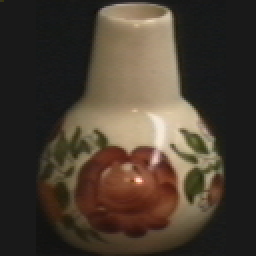
%> input picture integrated_coil_100/obj0__005.png, 128 x 128 px (shown 2 times larger)
$ octave --eval "result = seg(imread('obj0__005.png'));"   (GNU Octave 9; MATLAB toolbox functions it lacks are replaced by stand-ins)
%> lines starting %> are read from the running program, lines starting %| are printed output that depends on the picture; in (x1, y1, x2, y2) boxes, pixels count from 0 and x2, y2 are one past the last pixel; in counts of white or black regions, pixels touching at a corner belong together; the program's own positions count from 1
function [ rgb,rgb1 ] = seg( inputimage )
J = inputimage;
%> J is the input picture: size 128x128x3 uint8; mean R, G, B 72.7, 61.6, 49.5
close all;
i=1;
while i<=3
I=J(:,:,i);

[junk threshold] = edge(I, 'sobel');
fudgeFactor = 0.3;
BWs = edge(I,'sobel', threshold * fudgeFactor);

se90 = strel('line', 3, 90);
se0 = strel('line', 3, 0);
BWsdil = imdilate(BWs, [se90 se0]);

BWdfill = imfill(BWsdil, 'holes');

seD = strel('diamond',1);
BWfinal = imerode(BWdfill,seD);
BWfinal = imerode(BWfinal,seD);

Segout = I;
Segout1 = I;
Segout(BWfinal) = 0;
if i == 1
    imr=Segout;
end
if i == 2
    img=Segout;
end
if i==3
    imb=Segout;
end


Segout1(~BWfinal) = 0;
if i == 1
    imr1=Segout1;
end
if i == 2
    img1=Segout1;
end
if i==3
    imb1=Segout1;
end

i=i+1;
end
%> this loop made 3 passes
%> threshold on passes 1 to 3: 0.0863, 0.0835, 0.0782
%> pass 1, in seg, `[junk threshold] = edge(I, 'sobel');`:
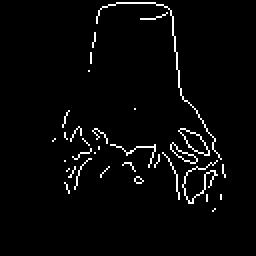
%> junk: size 128x128 logical (shown 2 times larger); 2.9% white in thin lines or dots, all inside (x1, y1, x2, y2) = (26, 1, 113, 106)
%> pass 1, in seg, `BWsdil = imdilate(BWs, [se90 se0]);`:
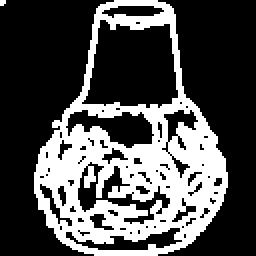
%> BWsdil: size 128x128 logical (shown 2 times larger); 30.9% white; 2 white regions (1 under 20 px), largest, box (x1, y1, x2, y2) and area: (17, 0, 114, 128) 5060
%> after the loop:
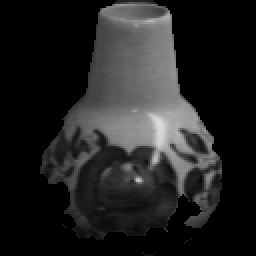
%> Segout1: size 128x128 uint8 (shown 2 times larger); min 0, max 219, mean 34.2
%> after the loop:
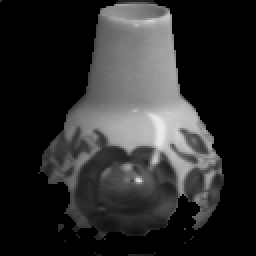
%> img1: size 128x128 uint8 (shown 2 times larger); min 0, max 233, mean 44.3
%> after the loop:
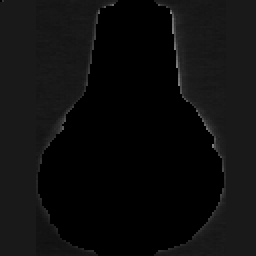
%> imr: size 128x128 uint8 (shown 2 times larger); min 0, max 138, mean 13.6
%> after the loop:
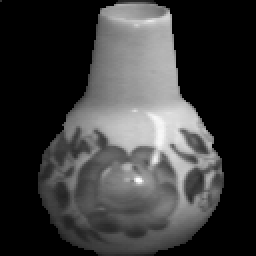
%> imr1: size 128x128 uint8 (shown 2 times larger); min 0, max 253, mean 59.1
%> after the loop, i = 4
rgb=cat(3,imr,img,imb);
% figure;
% imshow(rgb);
rgb1=cat(3,imr1,img1,imb1);
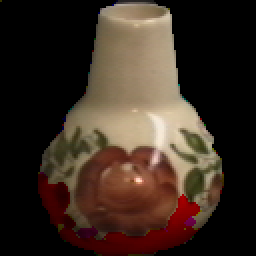
%> rgb1: size 128x128x3 uint8 (shown 2 times larger); mean R, G, B 59.1, 44.3, 34.2
% figure;imshow(rgb1);


end

$ run again, on integrated_coil_100/obj0__030.png
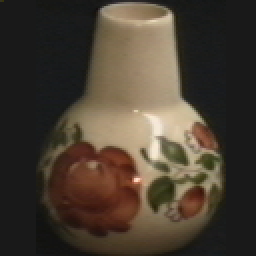
%> input picture integrated_coil_100/obj0__030.png, 128 x 128 px (shown 2 times larger)
%> in seg, J is the input picture: size 128x128x3 uint8; mean R, G, B 73, 62.5, 50.5
%> the loop in seg, `while i<=3` made 3 passes
%> threshold on passes 1 to 3: 0.0841, 0.081, 0.0756
%> pass 1, in seg, `[junk threshold] = edge(I, 'sobel');`:
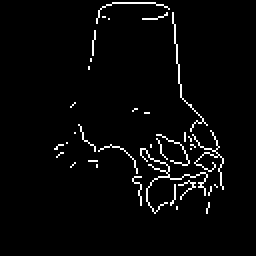
%> junk: size 128x128 logical (shown 2 times larger); 3.1% white in thin lines or dots, all inside (x1, y1, x2, y2) = (27, 1, 112, 107)
%> after the loop in seg, `while i<=3`: i = 4
%> in seg, `rgb1=cat(3,imr1,img1,imb1);`:
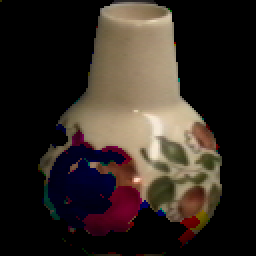
%> rgb1: size 128x128x3 uint8 (shown 2 times larger); mean R, G, B 49.8, 40.8, 34.6

$ run again, on integrated_coil_100/obj0__040.png
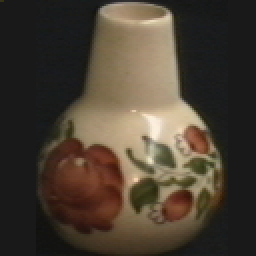
%> input picture integrated_coil_100/obj0__040.png, 128 x 128 px (shown 2 times larger)
%> in seg, J is the input picture: size 128x128x3 uint8; mean R, G, B 74.3, 63.9, 51.4
%> the loop in seg, `while i<=3` made 3 passes
%> threshold on passes 1 to 3: 0.0855, 0.0829, 0.0777
%> pass 1, in seg, `[junk threshold] = edge(I, 'sobel');`:
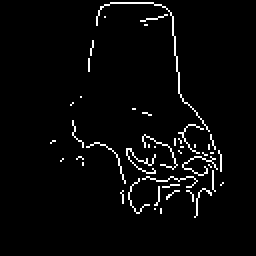
%> junk: size 128x128 logical (shown 2 times larger); 3.2% white in thin lines or dots, all inside (x1, y1, x2, y2) = (25, 1, 112, 109)
%> after the loop in seg, `while i<=3`: i = 4
%> in seg, `rgb1=cat(3,imr1,img1,imb1);`:
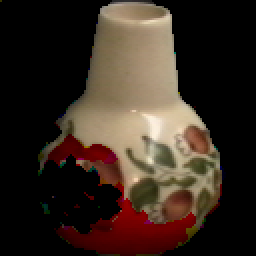
%> rgb1: size 128x128x3 uint8 (shown 2 times larger); mean R, G, B 55.7, 42.4, 33
